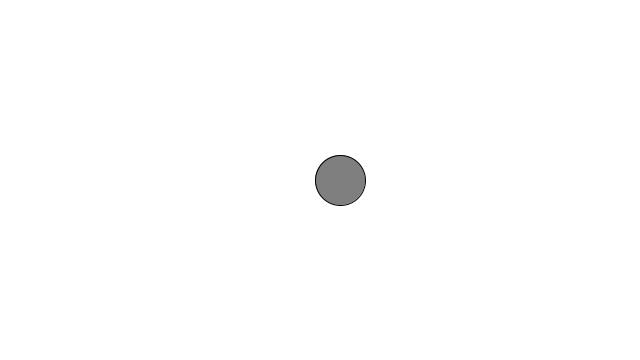
Frame 1 (no input)
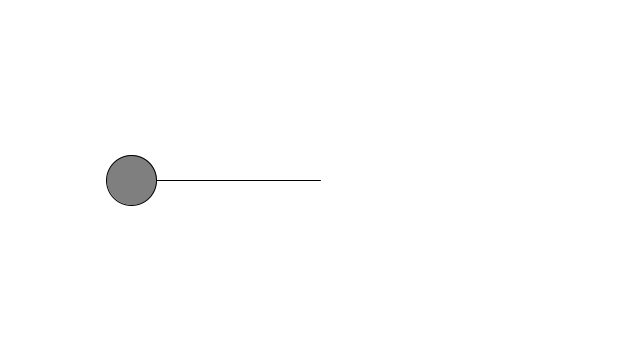
Frame 60 (the mouse pressed at the canvas centre just before this capture)
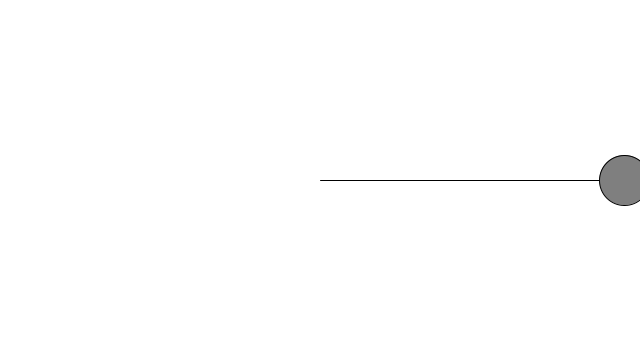
Frame 120 (the mouse held since frame 60 and released just before this capture)

The Processing sketch that drew these frames (run headless with seeded random() and noise(); from frame 60 on, the mouse is pressed at the canvas centre):

// Processing sketch: simpleHarmMotion01
// ── simpleHarmMotion01.pde
float amp = 0;
float T = 100;

void setup() {
  size(640, 360);
  amp = width/2;
}

void draw() {
  background(255);
  translate(width/2, height/2);
  
  float x = amp * sin(frameCount/T * TWO_PI);
  fill(127);
  stroke(0);
  line(0,0,x,0);
  ellipse(x, 0, 50, 50);
}
